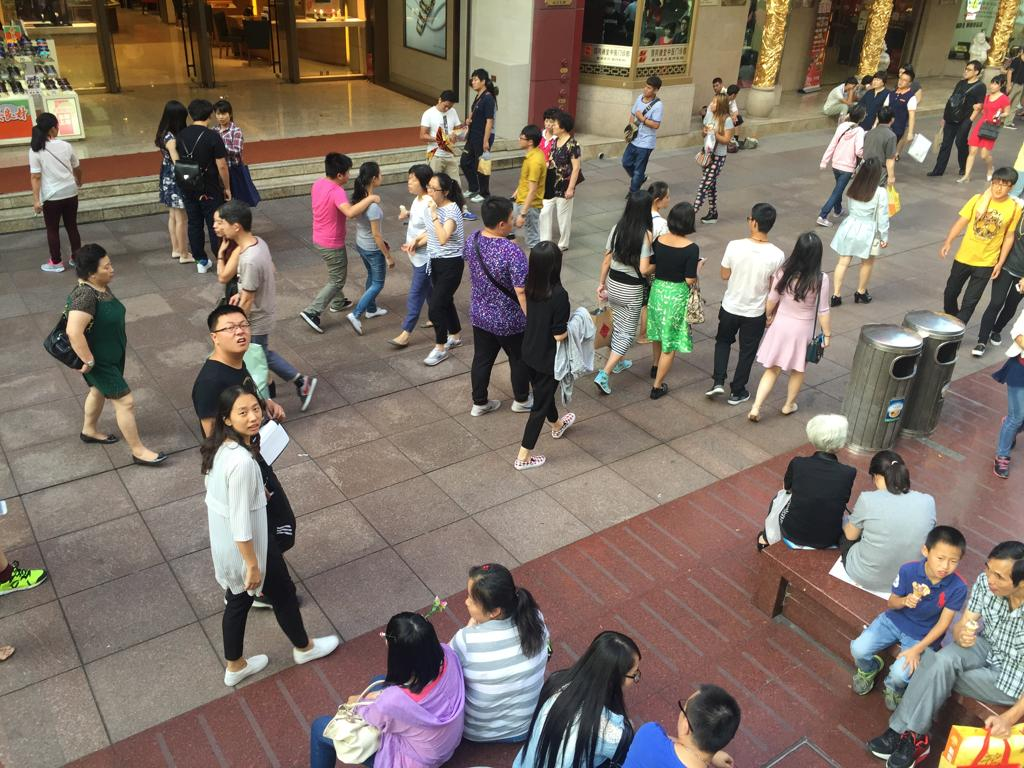
#> input picture coding/03_cv/data/helmet/site_01.jpg, 1024 x 768 px
$ jupyter execute --allow-errors final_01_helmet_pipeline.ipynb   (older library calls are emulated)
#> lines starting #> are read from the running program, lines starting #| are printed output that depends on the picture; after the words box and inside, x2 and y2 are one past the last pixel; in counts of white or black regions, pixels touching at a corner belong together
# final_01 全流程：安全帽视觉检测

> 这是 03_cv 的**第一个综合题**。它把 ch02/ch03/ch06/ch07/ch09 的东西串成一条流水线：
> **读图 → 坏图体检 → 标注质检 → HSV 阈值分割 → 形态学 → 轮廓计数 → 与 GT 对账 → 报告**。
>
> 但它最重要的产出**不是一个漂亮指标，而是一次诚实的失败复盘**。
> 做完这一章你会明白一件事：**「方法本身对不对」和「在这个数据上能不能用」是两个问题**。

## 本章路线

| 小节 | 内容 | 关键结论 |
|---|---|---|
| §F1.0 | 坏图体检（Laplacian 方差 / 过曝欠曝） | 先证明图能看，再谈指标 |
| §F1.1 | 标注质检（面积 / 宽高比 / 小目标占比） | 小目标占 20.7%，尺度跨 13.7 倍 |
| §F1.2 | 单图 HSV 阈值分割 | 掩码覆盖面积跨 20 倍 |
| §F1.3 | **与 GT 对账** | **检出 64 / TP 0 —— F1 = 0** |
| §F1.4 | **参数扫描** | 15 组 (面积 × 开运算) **全部 F1 = 0** |
| §F1.5 | **GT 色相跨度** | 中位色相 **7~116**，黄 11 / 蓝 7 / 红 3 |
| §F1.6 | 色带融合 | 最好 0.063492，且是巧合 |
| §F1.7 | 最大 IoU 诊断 | 全图最大 IoU < 0.2，远低于命中线 |
| §F1.8 | **合成对照场景 A** | 同一流水线 **P/R/F1 = 1.0** |
| §F1.9 | 合成场景 B（6 橙 + 2 蓝） | 单色带 R 0.75 → 补色带 1.0 |
| §F1.10 | 「白」色带的坑 | 吞掉 91.02% 背景，吐出全图框 |
| §F1.11 | 三口径汇总报告 | 交付结论五条 |

## 关于数据

- **4 张现场图**（`helmet/site_0X.jpg`）：真实工地照片，带 `labels.json` 的 VOC xyxy 标注，
  但**颜色完全不可控**（黄/蓝/红混在一起，还有大量同色背景）。
- **2 个自造合成场景**（`make_scene(n_blue)`）：480×480 白底 + 8 个纯色圆，
  颜色单一可控、GT 精确。**它存在的唯一目的，是证明「代码没错」**。

> 少了合成场景，你拿到现场图 F1 = 0 时无法判断是「算法写错了」还是「数据太难」。
> **这是所有 CV 项目都该有的对照实验设计。**

## §F1.0 环境与数据准备

[cell 1]
from pathlib import Path

import json

import warnings

import numpy as np

warnings.simplefilter("ignore")

import cv2

DATA = Path("../data")
HL = DATA / "helmet"
IOU_THR = 0.3
K3 = np.ones((3, 3), np.uint8)

[cell 2]
lab = json.loads((HL / "labels.json").read_text(encoding="utf-8"))
#> (reads coding/03_cv/data/helmet/labels.json from the repository)
NAMES = ["site_01.jpg", "site_03.jpg", "site_05.jpg", "site_07.jpg"]

print("标注类别:", lab["classes"], "（本章只做二分类：helmet 算正类，head 不当目标）")
print("进场图:", NAMES)
for nm in NAMES:
    meta = lab["images"][nm]
    print(f"   {nm}: {meta['width']:4d}x{meta['height']:4d} | 目标 {len(meta['objects'])} 个")
#> further down, img is the input picture: shape (768, 1024, 3); mean B, G, R 102.4, 113.7, 127.1
#> `g = cv2.cvtColor(img, cv2.COLOR_BGR2GRAY)`:
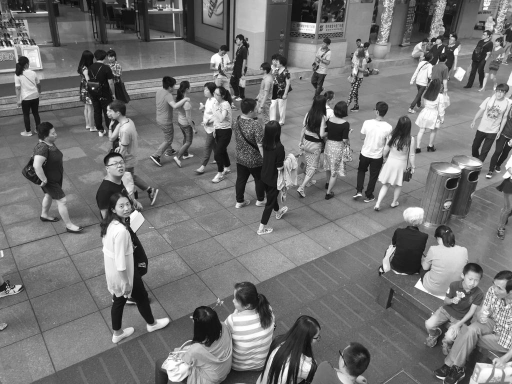
#> g: shape (768, 1024) (shown at 1/2 size); min 0, max 255, mean 116.4
#> `lap = float(cv2.Laplacian(g, cv2.CV_64F).var())`: lap = 1189.1
print("IOU_THR =", IOU_THR, "（IoU >= 0.3 记命中 —— 头盔是小目标，阈值给松一点）")
print("提示: 本章有两套数据 —— ① 4 张真实现场图（带 GT，但**颜色不可控**）；"
      "② 自造的白底合成场景（颜色可控，用来验证流水线本身对不对）")

[cell 3]
# 脚手架：色带定义 + 合成场景 + 5 个工具函数（缺口都在 @@todo 里）
REAL_BANDS = {
    "红低": (np.array([0, 90, 70]), np.array([10, 255, 255])),
    "红高": (np.array([170, 90, 70]), np.array([180, 255, 255])),
    "黄": (np.array([15, 80, 80]), np.array([40, 255, 255])),
    "蓝": (np.array([90, 60, 80]), np.array([130, 255, 255])),
    "白": (np.array([0, 0, 180]), np.array([180, 60, 255])),
}
SYN_BANDS = {
    "橙黄": (np.array([10, 120, 120]), np.array([40, 255, 255])),
    "蓝": (np.array([90, 120, 120]), np.array([130, 255, 255])),
    "白": (np.array([0, 0, 200]), np.array([180, 50, 255])),
}

S = 480
CENTERS = [(80, 80), (215, 80), (350, 80), (80, 245), (215, 245), (350, 245), (140, 400), (310, 400)]
SYN_ORANGE = (0, 165, 255)
SYN_BLUE = (200, 90, 20)


def make_scene(n_blue):
    """造一张白底合成图：8 个圆「安全帽」，末 n_blue 个是蓝色，其余橙色。返回 (图, GT 框)。"""
    rng = np.random.default_rng(3)
    img = np.full((S, S, 3), 245, np.uint8)
    boxes = []
    for i, (cx, cy) in enumerate(CENTERS):
        col = SYN_BLUE if i >= len(CENTERS) - n_blue else SYN_ORANGE
        cv2.circle(img, (cx, cy), 28, col, -1)
        boxes.append((cx - 28, cy - 28, cx + 28, cy + 28))
    img = cv2.GaussianBlur(img, (3, 3), 0)
    img = np.clip(img.astype(np.int16) + rng.normal(0, 4, img.shape).astype(np.int16), 0, 255).astype(np.uint8)
    return img, boxes


def gt_helmet(nm):
    """取某张图的 helmet 框（VOC xyxy），head 不算目标。"""
    return [o["bbox_xyxy"] for o in lab["images"][nm]["objects"] if o["class_name"] == "helmet"]


def near(a, b, tol=1e-6):
    """浮点容差比较。真值都实跑得到，用容差避免 == 在末位翻车。"""
    return abs(float(a) - float(b)) <= tol


def iou(a, b):
    """手撕 IoU：交集左上取 max、右下取 min，宽高夹到 0，再除以并集。"""
    ix1, iy1 = max(a[0], b[0]), max(a[1], b[1])
    ix2, iy2 = min(a[2], b[2]), min(a[3], b[3])
    inter = max(0.0, ix2 - ix1) * max(0.0, iy2 - iy1)
    u = (a[2] - a[0]) * (a[3] - a[1]) + (b[2] - b[0]) * (b[3] - b[1]) - inter
    return inter / u if u > 0 else 0.0


def match_counts(dets, gts, thr=IOU_THR):
    """贪心匹配，返回 (TP, FP, FN)。每个 GT 最多被认领一次。"""
    matched, tp = set(), 0
    for d in dets:
        for j, g in enumerate(gts):
            if j in matched:
                continue
            if iou(d, g) >= thr:
                tp += 1
                matched.add(j)
                break
    return tp, len(dets) - tp, len(gts) - tp


def prf(tp, fp, fn):
    """由 TP/FP/FN 算 (Precision, Recall, F1)，保留 6 位小数。"""
    p = tp / (tp + fp) if tp + fp else 0.0
    r = tp / (tp + fn) if tp + fn else 0.0
    f1 = 2 * p * r / (p + r) if p + r else 0.0
    return round(p, 6), round(r, 6), round(f1, 6)


def hsv_pipeline(img, bands, area_thr=200, it=1):
    """HSV 阈值 -> 多色带按位或 -> 开运算 -> 闭运算 -> 外轮廓 -> 面积过滤，返回 (框表, 掩码, 开后, 闭后)。"""
#> called with area_thr = 200, it = 1
    hsv = cv2.cvtColor(img, cv2.COLOR_BGR2HSV)
#> hsv: shape (768, 1024, 3); mean H, S, V 38, 67.1, 131.5
    mask = np.zeros(img.shape[:2], np.uint8)
    for b in bands:
        lo, hi = REAL_BANDS.get(b, SYN_BANDS.get(b))
        mask |= cv2.inRange(hsv, lo, hi)
#> this loop made 1 pass
#> pass 1, in hsv_pipeline, `mask |= cv2.inRange(hsv, lo, hi)`:
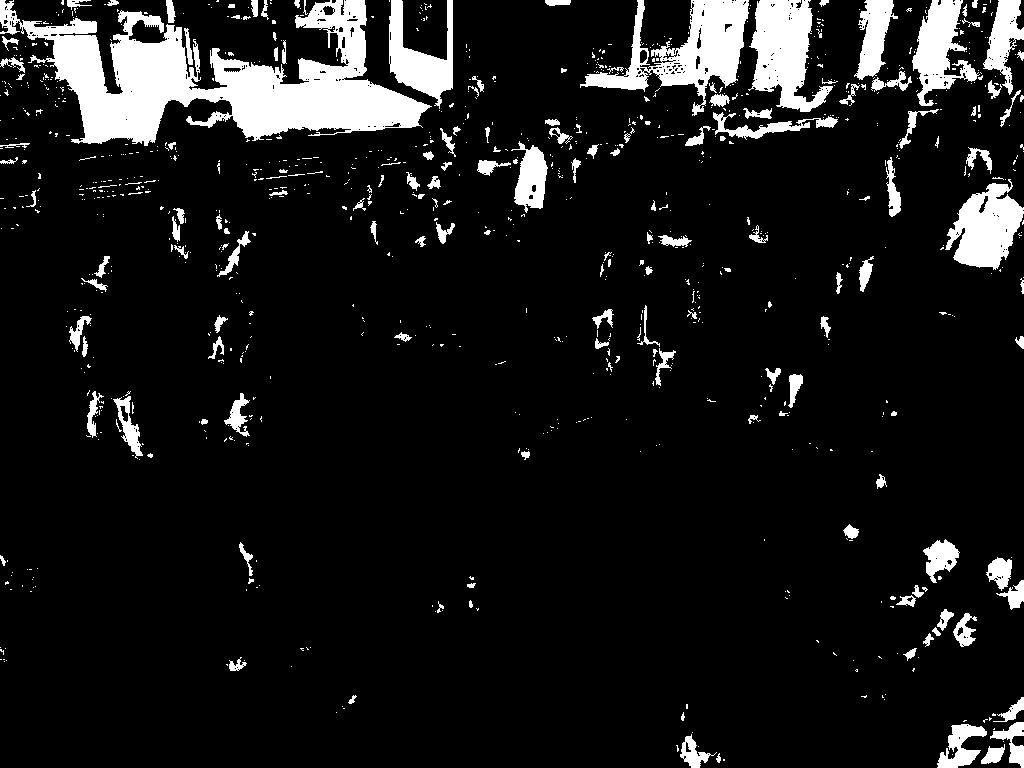
#> mask: shape (768, 1024); 9.9% white; 982 white regions (820 under 20 px), largest, box (x1, y1, x2, y2) and area: (0, 0, 432, 146) 27236, (580, 0, 749, 116) 7012, (748, 0, 833, 112) 5357
    opened = cv2.morphologyEx(mask, cv2.MORPH_OPEN, K3, iterations=it)
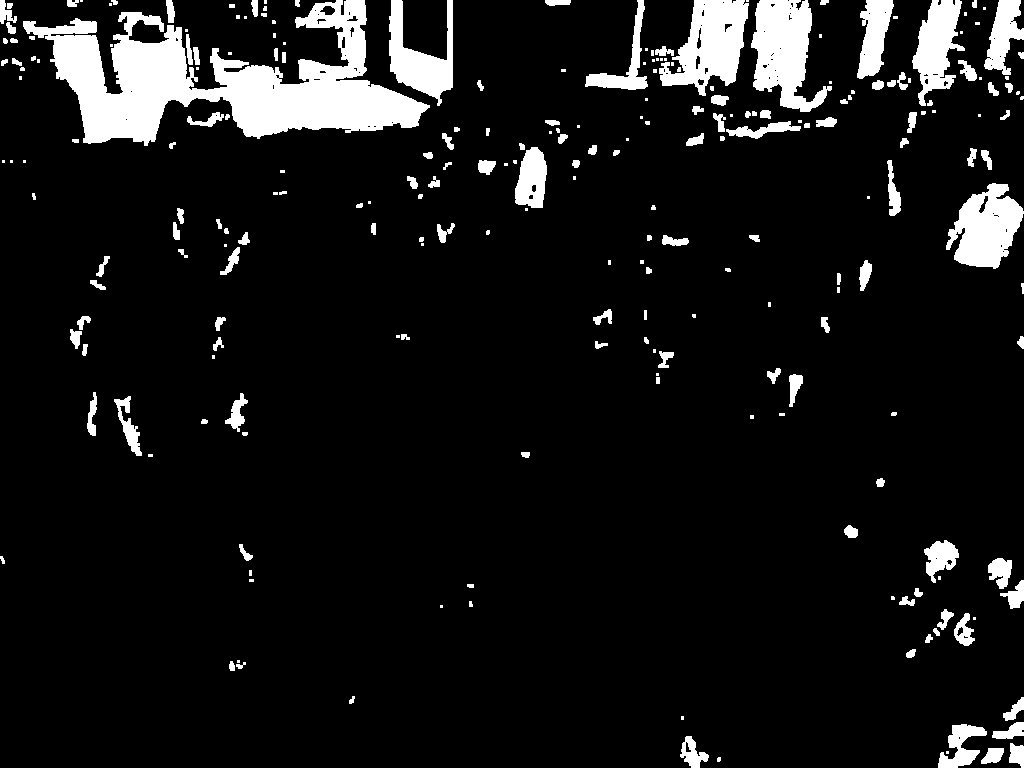
#> opened: shape (768, 1024); 8.9% white; 243 white regions (91 under 20 px), largest, box (x1, y1, x2, y2) and area: (23, 0, 430, 146) 25662, (751, 0, 832, 112) 5248, (659, 0, 749, 96) 4871
    closed = cv2.morphologyEx(opened, cv2.MORPH_CLOSE, K3, iterations=2)
#> closed: shape (768, 1024); 9.3% white; 153 white regions (41 under 20 px)
    cs = cv2.findContours(closed, cv2.RETR_EXTERNAL, cv2.CHAIN_APPROX_SIMPLE)[0]
#> cs = 153 contours, 58 with area under 20; largest, box (x1, y1, x2, y2) and area: (23, 0, 430, 146) 27226, (585, 0, 749, 96) 6652, (751, 0, 832, 112) 5191, (946, 183, 1024, 269) 4186, (389, 0, 453, 106) 3050
#> (the rest of the program and of its run is left out)
